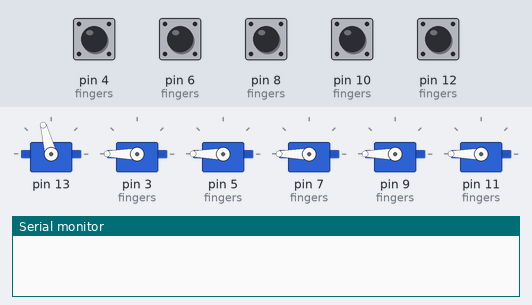
Recording of a sketch running on a simulated Arduino Uno, built with avr-gcc and run on an emulated ATmega328P. Shown: 6 × servo, the last lines printed to the serial monitor. Inputs (shaded band) come from the test bench; at power-on: pin 4 (fingers), pin 6 (fingers), pin 8 (fingers), pin 10 (fingers), pin 12 (fingers) HIGH. Random numbers use the default seed unless the sketch sets one.

Above: at 1.2 s.
1.3 s: pin 4 (fingers) pulled LOW for 0.15 s
At 3.1 s:
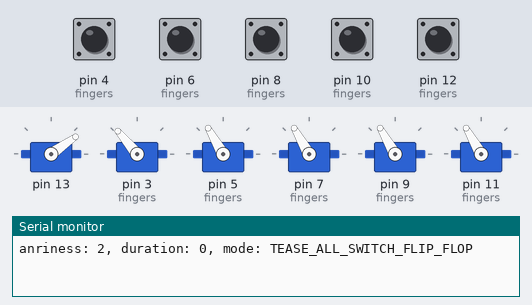
4.4 s: pin 6 (fingers) pulled LOW for 0.15 s
At 4.8 s:
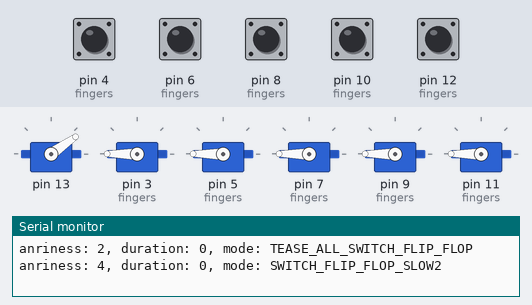
7.4 s: pin 8 (fingers) pulled LOW for 0.15 s
At 7.89 s:
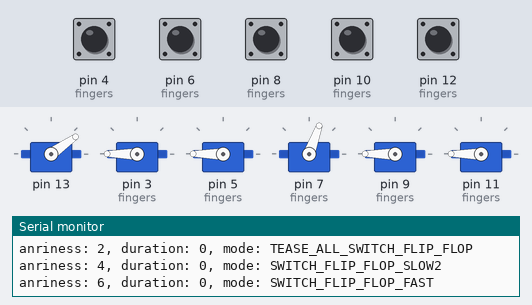
9.4 s: pin 10 (fingers) pulled LOW for 0.15 s
At 10.9 s:
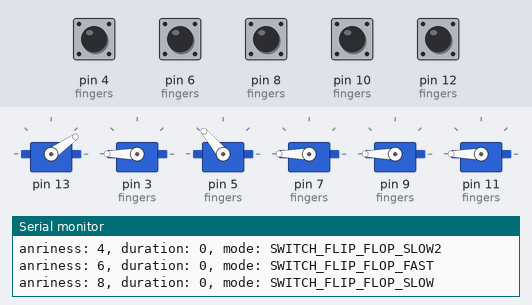
12.4 s: pin 12 (fingers) pulled LOW for 1 s
At 13.49 s:
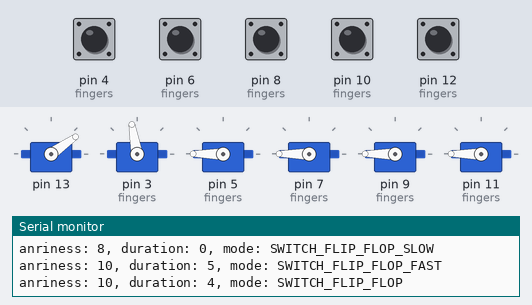
15.0 s: pin 4 (fingers) pulled LOW for 1 s
At 15.49 s:
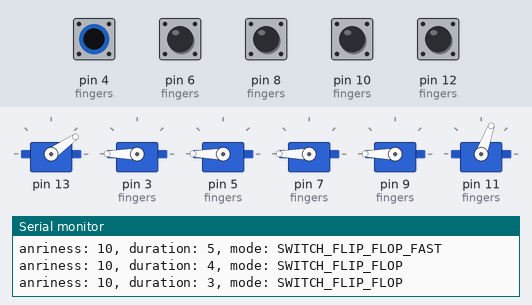
Timing chart, 0 to 18.0 s (numbered marks = the images above; inputs shaded):
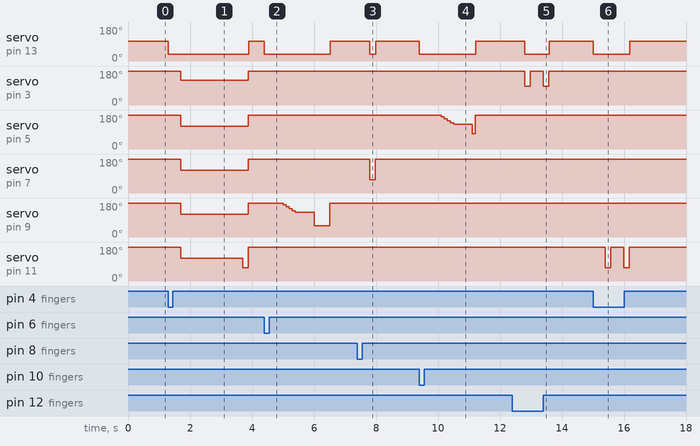

Measured:
- after the input at 1.3 s, servo on pin 13: 105° → 35° at once, → 105° 2.6 s later; servo on pin 3 (fingers): 180° → 130° after 0.40 s, → 180° 2.2 s later
- after the input at 4.4 s, servo on pin 13: 105° → 35° at once, → 105° 2.1 s later; servo on pin 9 (fingers): 180° → 170° after 0.60 s, → 160° 0.10 s later, → 150° 0.10 s later, → 140° 0.10 s later, … (7 changes in this stretch)
- after the input at 7.4 s, servo on pin 13: 105° → 35° after 0.40 s, → 105° 0.20 s later; servo on pin 7 (fingers): 180° → 70° after 0.40 s, → 180° 0.18 s later
- after the input at 9.4 s, servo on pin 13: 105° → 35° at once, → 105° 1.8 s later; servo on pin 5 (fingers): 180° → 170° after 0.70 s, → 160° 0.10 s later, → 150° 0.10 s later, → 140° 0.10 s later, … (7 changes in this stretch)
- after the input at 12.4 s, servo on pin 13: 105° → 35° after 0.40 s, → 105° 0.79 s later; servo on pin 3 (fingers): alternates 180° for 0.42 s and 100° for 0.18 s, 4 changes in all, then stays 180°, starting after 0.40 s
- after the input at 15.0 s, servo on pin 13: 105° → 35° at once, → 105° 1.2 s later; servo on pin 11 (fingers): alternates 180° for 0.42 s and 70° for 0.18 s, 4 changes in all, then stays 180°, starting after 0.40 s

The sketch:

Angry_Octopus.ino
```cpp
#include <Servo.h>

Servo doorServo;
Servo fingerServo1;
Servo fingerServo2;
Servo fingerServo3;
Servo fingerServo4;
Servo fingerServo5;

#define NUM_OF_FINGERS 5

typedef struct finger {
  uint8_t switchGpio;
  uint8_t servoGpio;
  Servo * servo;
  uint8_t posHide;
  uint8_t posTease;
  uint8_t posFlip;
} finger_t;

finger_t fingers[NUM_OF_FINGERS] = {
  { 12,  3, &fingerServo1, 180, 130, 100 },
  { 10,  5, &fingerServo2, 190, 120,  90 },
  {  8,  7, &fingerServo3, 180, 120,  70 },
  {  6,  9, &fingerServo4, 180, 120,  70 },
  {  4, 11, &fingerServo5, 180, 120,  70 },
};

typedef struct door {
  uint8_t servoGpio;
  Servo * servo;
  uint8_t posClose;
  uint8_t posOpen;
} door_t;

door_t door = {
//  13, &doorServo, 105, 30
  13, &doorServo, 105, 35
};

enum mode_t {
  SWITCH_FLIP_FLOP_SLOW = 0,
  SWITCH_FLIP_FLOP_SLOW2,
  SWITCH_FLIP_FLOP,
  SWITCH_FLIP_FLOP_FAST,
  TEASE_SWITCH_FLIP_FLOP,
  DOUBLE_TEASE_SWITCH_FLIP_FLOP,
  RANDOM_TEASE_SWITCH_FLIP_FLOP,
  TEASE_ALL_SWITCH_FLIP_FLOP,
  LOOK_SWITCH_FLIP_FLOP,
  MODE_MAX,
};

volatile mode_t mode = SWITCH_FLIP_FLOP_SLOW;
volatile uint8_t angriness = 0;
volatile uint8_t duration = 0;

volatile unsigned long alive = 0;

void setup()
{
  Serial.begin(115200);

  door.servo->attach(door.servoGpio);
  door.servo->write(door.posClose);

  for (uint8_t i = 0; i < NUM_OF_FINGERS; i++)
  {
    pinMode(fingers[i].switchGpio, INPUT_PULLUP);
    fingers[i].servo->attach(fingers[i].servoGpio);
    fingers[i].servo->write(fingers[i].posHide);
  }

  randomSeed(analogRead(0));
  alive = millis();
}

void printMode(mode_t mode)
{
  Serial.print("mode: ");

  switch (mode)
  {
    case SWITCH_FLIP_FLOP_SLOW:
      Serial.println("SWITCH_FLIP_FLOP_SLOW");
      break;
    case SWITCH_FLIP_FLOP_SLOW2:
      Serial.println("SWITCH_FLIP_FLOP_SLOW2");
      break;
    case SWITCH_FLIP_FLOP:
      Serial.println("SWITCH_FLIP_FLOP");
      break;
    case SWITCH_FLIP_FLOP_FAST:
      Serial.println("SWITCH_FLIP_FLOP_FAST");
      break;
    case TEASE_SWITCH_FLIP_FLOP:
      Serial.println("TEASE_SWITCH_FLIP_FLOP");
      break;
    case DOUBLE_TEASE_SWITCH_FLIP_FLOP:
      Serial.println("DOUBLE_TEASE_SWITCH_FLIP_FLOP");
      break;
    case RANDOM_TEASE_SWITCH_FLIP_FLOP:
      Serial.println("RANDOM_TEASE_SWITCH_FLIP_FLOP");
      break;
    case TEASE_ALL_SWITCH_FLIP_FLOP:
      Serial.println("TEASE_ALL_SWITCH_FLIP_FLOP");
      break;
    case LOOK_SWITCH_FLIP_FLOP:
      Serial.println("LOOK_SWITCH_FLIP_FLOP");
      break;
    default:
      break;
  }
}

void checkAngriness()
{
  static unsigned long lastSwitch = 0;
  unsigned long diff = millis() - lastSwitch;
  lastSwitch = millis();

  if (diff < 5 * 1000)
  {
    angriness+=2;
  }
  else if (diff < 7 * 1000)
  {
    angriness++;
  }
  else
  {
    angriness = 0;
    duration = 0;
  }

  if (angriness == 10)
  {
    duration = random(5, 10);
  }

  if (angriness > 10)
  {
    angriness = 10;
    duration--;
    if (duration == 255)
    {
      duration = 0;
    }
  }

  Serial.print("anriness: ");
  Serial.print(angriness);
  Serial.print(", duration: ");
  Serial.print(duration);
  Serial.print(", ");
  printMode(mode);

  alive = millis();
}

mode_t checkMode(mode_t mode)
{
  if (angriness == 10)
  {
    if (duration == 0)
    {
      angriness = 0;
      return random(MODE_MAX);
    }
    return SWITCH_FLIP_FLOP;
  }
  else if (angriness > 7)
  {
    return random(SWITCH_FLIP_FLOP, SWITCH_FLIP_FLOP_FAST + 1);
  }
  else if (angriness > 5)
  {
    return random(SWITCH_FLIP_FLOP_SLOW, SWITCH_FLIP_FLOP_SLOW2 + 1);
  }

  return random(MODE_MAX);
}

mode_t runSwitchFlipFlopSlow(mode_t mode)
{
  for (uint8_t i = 0; i < NUM_OF_FINGERS; i++)
  {
    if (digitalRead(fingers[i].switchGpio) == LOW)
    {
      checkAngriness();
      door.servo->write(door.posOpen);
      delay(500);
      for (uint16_t pos = fingers[i].posHide; pos > fingers[i].posTease; pos = pos - 10)
      {
        fingers[i].servo->write(pos);
        delay(100);
      }
      delay(500);
      fingers[i].servo->write(fingers[i].posFlip - 10);
      delay(100);
      fingers[i].servo->write(fingers[i].posHide);
      delay(20);
    }
    else
    {
      door.servo->write(door.posClose);
    }
  }

  return checkMode(mode);
}

mode_t runSwitchFlipFlopSlow2(mode_t mode)
{
  for (uint8_t i = 0; i < NUM_OF_FINGERS; i++)
  {
    if (digitalRead(fingers[i].switchGpio) == LOW)
    {
      checkAngriness();
      door.servo->write(door.posOpen);
      delay(500);
      for (uint16_t pos = fingers[i].posHide; pos > fingers[i].posTease; pos = pos - 10)
      {
        fingers[i].servo->write(pos);
        delay(100);
      }
      delay(500);
      fingers[i].servo->write(fingers[i].posFlip - 10);
      delay(500);
      fingers[i].servo->write(fingers[i].posHide);
      delay(20);
    }
    else
    {
      door.servo->write(door.posClose);
    }
  }

  return checkMode(mode);
}

mode_t runSwitchFlipFlop(mode_t mode)
{
  for (uint8_t i = 0; i < NUM_OF_FINGERS; i++)
  {
    if (digitalRead(fingers[i].switchGpio) == LOW)
    {
      checkAngriness();
      door.servo->write(door.posOpen);
      delay(400);
      fingers[i].servo->write(fingers[i].posFlip);
      delay(175);
      fingers[i].servo->write(fingers[i].posHide);
      delay(20);
    }
    else
    {
      door.servo->write(door.posClose);
    }
  }

  return checkMode(mode);
}

mode_t runSwitchFlipFlopFast(mode_t mode)
{
  for (uint8_t i = 0; i < NUM_OF_FINGERS; i++)
  {
    if (digitalRead(fingers[i].switchGpio) == LOW)
    {
      checkAngriness();
      delay(400);
      door.servo->write(door.posOpen);
      fingers[i].servo->write(fingers[i].posFlip);
      delay(175);
      fingers[i].servo->write(fingers[i].posHide);
      delay(20);
    }
    else
    {
      door.servo->write(door.posClose);
    }
  }

  return checkMode(mode);
}

mode_t runTeaseSwitchFlipFlop(mode_t mode)
{
  for (uint8_t i = 0; i < NUM_OF_FINGERS; i++)
  {
    if (digitalRead(fingers[i].switchGpio) == LOW)
    {
      checkAngriness();
      door.servo->write(door.posOpen);
      delay(400);
      fingers[i].servo->write(fingers[i].posTease);
      delay(1000);
      fingers[i].servo->write(fingers[i].posHide);
      delay(100);
      door.servo->write(door.posClose);
      delay(400);
      door.servo->write(door.posOpen);
      delay(100);
      fingers[i].servo->write(fingers[i].posFlip);
      delay(175);
      fingers[i].servo->write(fingers[i].posHide);
      delay(20);
    }
    else
    {
      door.servo->write(door.posClose);
    }
  }

  return checkMode(mode);
}

mode_t runDoubleTeaseSwitchFlipFlop(mode_t mode)
{
  for (uint8_t i = 0; i < NUM_OF_FINGERS; i++)
  {
    if (digitalRead(fingers[i].switchGpio) == LOW)
    {
      checkAngriness();
      door.servo->write(door.posOpen);
      delay(400);
      fingers[i].servo->write(fingers[i].posTease);
      delay(1000);
      fingers[i].servo->write(fingers[i].posHide);
      delay(400);
      fingers[i].servo->write(fingers[i].posTease);
      delay(1000);
      fingers[i].servo->write(fingers[i].posHide);
      delay(100);
      door.servo->write(door.posClose);
      delay(400);
      door.servo->write(door.posOpen);
      delay(100);
      fingers[i].servo->write(fingers[i].posFlip);
      delay(175);
      fingers[i].servo->write(fingers[i].posHide);
      delay(20);
    }
    else
    {
      door.servo->write(door.posClose);
    }
  }

  return checkMode(mode);
}

mode_t runRandomTeaseSwitchFlipFlop(mode_t mode)
{
  for (uint8_t i = 0; i < NUM_OF_FINGERS; i++)
  {
    if (digitalRead(fingers[i].switchGpio) == LOW)
    {
      uint8_t randomFinger = i;
      while (randomFinger == i)
      {
        randomFinger = random(NUM_OF_FINGERS);
      }

      checkAngriness();
      door.servo->write(door.posOpen);
      delay(400);
      fingers[randomFinger].servo->write(fingers[randomFinger].posTease);
      delay(1000);
      fingers[randomFinger].servo->write(fingers[randomFinger].posHide);
      delay(400);
      fingers[i].servo->write(fingers[i].posFlip - 10);
      delay(175);
      fingers[i].servo->write(fingers[i].posHide);
      delay(20);
    }
    else
    {
      door.servo->write(door.posClose);
    }
  }

  return checkMode(mode);
}

mode_t runTeaseAllSwitchFlipFlop(mode_t mode)
{
  for (uint8_t i = 0; i < NUM_OF_FINGERS; i++)
  {
    if (digitalRead(fingers[i].switchGpio) == LOW)
    {
      checkAngriness();
      door.servo->write(door.posOpen);
      delay(400);
      for (uint8_t j = 0; j < NUM_OF_FINGERS; j++)
      {
        fingers[j].servo->write(fingers[j].posTease);
      }
      delay(2000);
      fingers[i].servo->write(fingers[i].posFlip);
      delay(175);
      for (uint8_t j = 0; j < NUM_OF_FINGERS; j++)
      {
        fingers[j].servo->write(fingers[j].posHide);
      }
      delay(20);
    }
    else
    {
      door.servo->write(door.posClose);
    }
  }

  return checkMode(mode);
}

mode_t runLookSwitchFlipFlop(mode_t mode)
{
  for (uint8_t i = 0; i < NUM_OF_FINGERS; i++)
  {
    if (digitalRead(fingers[i].switchGpio) == LOW)
    {
      checkAngriness();
      door.servo->write(door.posOpen);
      delay(2000);
      door.servo->write(door.posClose);
      delay(1000);
      door.servo->write(door.posOpen);
      fingers[i].servo->write(fingers[i].posFlip - 10);
      delay(175);
      fingers[i].servo->write(fingers[i].posHide);
      delay(20);
    }
    else
    {
      door.servo->write(door.posClose);
    }
  }

  return checkMode(mode);
}

void loop()
{
  switch (mode)
  {
    case SWITCH_FLIP_FLOP_SLOW:
      mode = runSwitchFlipFlopSlow(mode);
      break;
    case SWITCH_FLIP_FLOP_SLOW2:
      mode = runSwitchFlipFlopSlow2(mode);
      break;
    case SWITCH_FLIP_FLOP:
      mode = runSwitchFlipFlop(mode);
      break;
    case SWITCH_FLIP_FLOP_FAST:
      mode = runSwitchFlipFlopFast(mode);
      break;
    case TEASE_SWITCH_FLIP_FLOP:
      mode = runTeaseSwitchFlipFlop(mode);
      break;
    case DOUBLE_TEASE_SWITCH_FLIP_FLOP:
      mode = runDoubleTeaseSwitchFlipFlop(mode);
      break;
    case RANDOM_TEASE_SWITCH_FLIP_FLOP:
      mode = runRandomTeaseSwitchFlipFlop(mode);
      break;
    case TEASE_ALL_SWITCH_FLIP_FLOP:
      mode = runTeaseAllSwitchFlipFlop(mode);
      break;
    case LOOK_SWITCH_FLIP_FLOP:
      mode = runLookSwitchFlipFlop(mode);
      break;
    default:
      break;
  }

  if ((millis() - alive) > (60000UL))
  {
     Serial.println("Bye bye...");
     pinMode(2, OUTPUT);
     digitalWrite(2, HIGH);
     while (1) {}
  }
}
```
